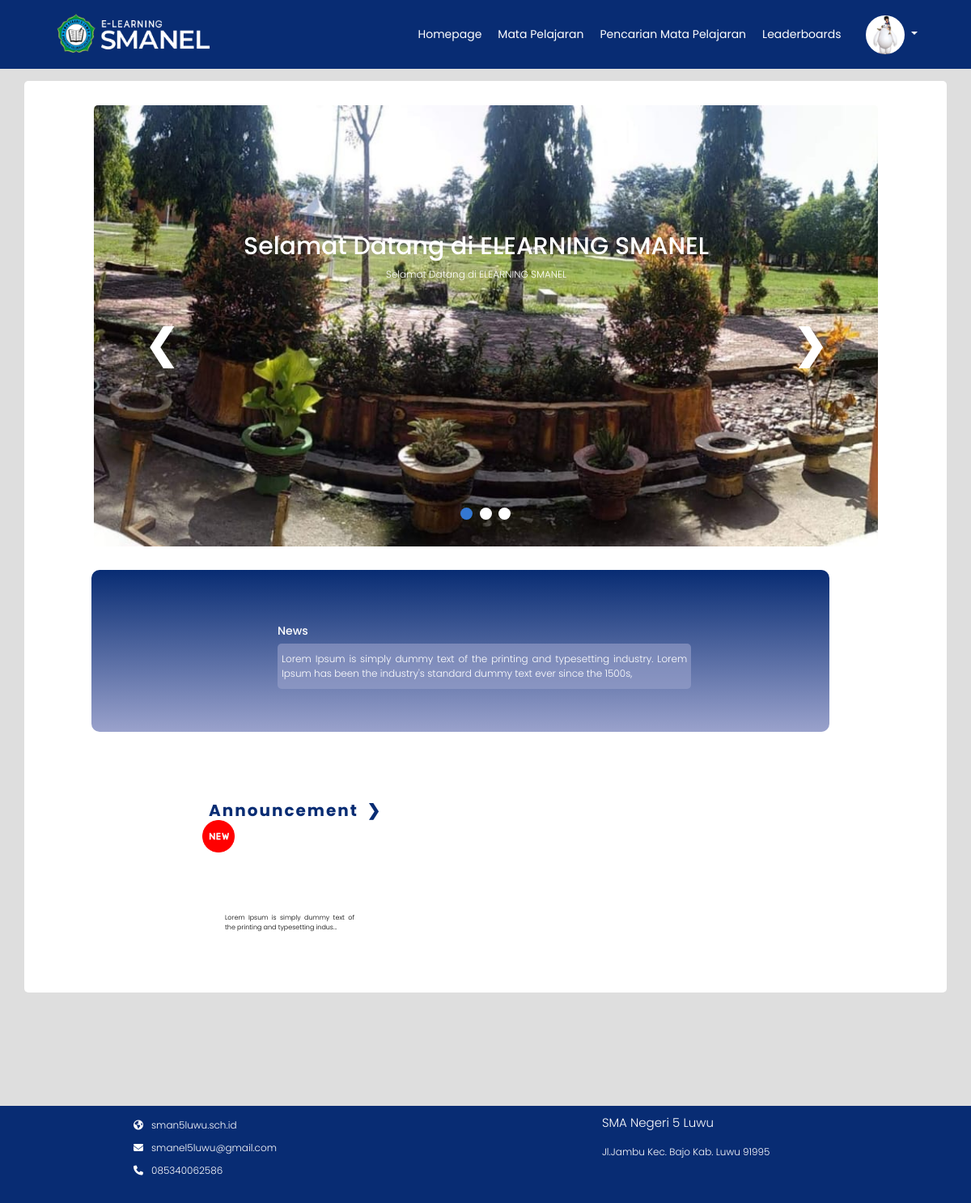
Screenshot of /Backend/homepage.php (signed in) with the database file from the repository.
### tables this page shows
CREATE TABLE `user_siswa` (
  `Id` int(11) NOT NULL,
  `Nama` varchar(225) NOT NULL,
  `Nis` varchar(225) NOT NULL,
  `Kelas` varchar(225) NOT NULL,
  `Tempat` varchar(225) NOT NULL,
  `Tanggal` date NOT NULL,
  `Email` varchar(255) NOT NULL,
  `Alamat` varchar(225) NOT NULL,
  `Username` varchar(225) NOT NULL,
  `Password` varchar(225) NOT NULL,
  `Profil` varchar(225) NOT NULL
);

CREATE TABLE `slide` (
  `id_slide` int(11) NOT NULL,
  `judul` varchar(255) NOT NULL,
  `deskripsi` text NOT NULL,
  `image` varchar(255) NOT NULL
);

CREATE TABLE `announcement` (
  `id_announ` int(11) NOT NULL,
  `judul` varchar(225) NOT NULL,
  `deskripsi` text NOT NULL,
  `image` varchar(255) NOT NULL
);

### Backend/functions.php (called while the page is built, shortened)
<?php
function koneksi()
{
    return mysqli_connect('localhost', 'root', '', 'elearning');
}
function query($query)
{
    $conn = koneksi();
    $result = mysqli_query($conn, $query);
    if(mysqli_num_rows($result)==1){
        return mysqli_fetch_assoc($result);
    }
    $rows = [];
    return $rows;
}
function querys($query)
{
    $conn = koneksi();
    $result = mysqli_query($conn, $query);
    $rows = [];
    while ($row = mysqli_fetch_assoc($result)) {
        $rows[] = $row;
    }
    return $rows;
}
?>

### Backend/homepage.php (the view, shortened to what this page needs)
<?php
include 'functions.php';
$slide = querys("SELECT * FROM slide");
?>
<!DOCTYPE html>
<html lang="en">
<head>
  <link rel="stylesheet" href="https://stackpath.bootstrapcdn.com/bootstrap/4.5.0/css/bootstrap.min.css">
  <link rel="stylesheet" href="https://stackpath.bootstrapcdn.com/font-awesome/4.7.0/css/font-awesome.min.css">
  <link rel="stylesheet" href="path/to/font-awesome/css/font-awesome.min.css">
  <link rel="stylesheet" href="style_homepage.css">
  <link rel="stylesheet" href="style.css">
</head>
<body>
  <?php require_once('navbar/navbarhome.php') ?>
  <div class="container">
    <div class="content-slide">
      <?php $i = 1;
      foreach ($slide as $s) : ?>
        <div class="imgslide">
          <img class="img" src="img_homepage/<?= $s["image"] ?>" alt="gambar 3">
          <div class="txt1">
            <h1><?= $s["judul"] ?></h1>
            <p><?= $s["deskripsi"] ?></p>
          </div>
        </div>
      <?php endforeach; ?>
      <a class="prev" onclick="nextslide(-1)">&#10094;</a>
      <a class="next" onclick="nextslide(1)">&#10095;</a>
      <div class="page">
        <span class="dot" onClick="dotslide(1)"></span>
        <span class="dot" onClick="dotslide(2)"></span>
        <span class="dot" onClick="dotslide(3)"></span>
      </div>
    </div>
    <div class="content-announcements">
      <div class="first">
        <?php $al = query("SELECT * FROM announcement ORDER BY id_announ DESC LIMIT 1"); ?>
        <div class="image" style="background: url(img_homepage/<?php echo $al["image"] ?>) no-repeat; background-position: 50%;background-size:cover"></div>
        <br>
        <div class="text">
          <h5><?= $al["judul"]; ?></h5>
          <p><?= $al["deskripsi"] ?>
          </p>
        </div>
      </div>
      <br><br>
      <div class="announcement">
        <?php $al = querys("SELECT * FROM announcement ORDER BY id_announ DESC LIMIT 1 OFFSET 1"); ?>
        <a id="announcement" href="announcement.php">Announcement</a>
        <a id="announcement" href="announcement.php">&#10095;</a>
        <?php $i = 1;
        foreach ($al as $i => $al) :  ?>
          <div class="announ1" style="background: url(img_homepage/<?php echo $al["image"] ?>) no-repeat; background-position: 50%;background-size: cover;">
            <a href="announcement_admin.php">&#10095;</a>
            <img class="new" src="img/new.png" alt="">
            <h5><?= $al["judul"]; ?></h5>
            <p><?= substr($al["deskripsi"], 0, 70) ?>...
            </p>
          </div>
        <?php endforeach ?>
      </div>
    </div>
  </div>
    <div class="footer">
      <div class="nama-footer">
        <p class="tfooter">SMA Negeri 5 Luwu</p>
        <p>Jl.Jambu Kec. Bajo Kab. Luwu 91995</p>
      </div>
      <div class="web">
        <ul>
          <li><a href="http://sman5luwu.sch.id/index.php"><i class="fa fa-globe"></i><span>sman5luwu.sch.id</span></a>
          </li>
          <li><a href="#"><i class="fa fa-envelope"></i><span>smanel5luwu@gmail.com</span></a></li>
          <li><a href="#"><i class="fa fa-phone"></i><span>085340062586</span></a></li>
        </ul>
      </div>
    </div>
</body>
</html>

### Backend/navbar/navbarhome.php (shortened to what this page needs)
<?php
$nama = $_SESSION["Nis"];
$user = query("SELECT * FROM user_siswa WHERE Nis = '$nama'");
?>
<nav class="navbar navbar-expand-lg navbar-light fixed-top">
  <div class="navbar-header">
    <img src="img/logo.png" alt="">
  </div>
  <div class="collapse navbar-collapse" id="navbarNav">
    <ul class="navbar-nav ml-auto">
      <li class="name nav-item">
        <a href="homepage.php" class="btn active" aria-hidden="true">Homepage</a>
      </li>
      <li class="mapel nav-item">
        <a href="matapelajaran.php" class="btn" aria-hidden="true">Mata Pelajaran</a>
      </li>
      <li class="search-mapel nav-item">
        <a href="pencarian_siswa.php" class="btn" aria-hidden="true">Pencarian Mata Pelajaran </a>
      </li>
      <li class="leader nav-item">
        <a href="leaderboards.php" class="btn" aria-hidden="true">Leaderboards</a>
      </li>
    </ul>
    <div class="profil nav-item dropdown-toggle" type="button" data-toggle="dropdown" aria-haspopup="true" aria-expanded="false">
      <img alt="your image" src="img/<?php echo $user["Profil"]; ?>" title="<?php echo  $user["Profil"];  ?>" style="border-radius: 50%;">
    </div>
  </div>
</nav>

### Backend/style.css (style rules this page uses)
* { margin: 0; padding: 0; box-sizing: border-box; font-family: 'Poppins', sans-serif; font-weight: 300; }
body { font-family: 'Poppins', sans-serif; font-weight: 300; min-height: 100%; outline: none; }
.navbar { background-color: #082C73; color: white; }
.navbar-header img { height: 8vh; margin-top: 5px; margin-left: 5vh; padding-bottom: 8px; color: white; }
.navbar .navbar-header { color: #fefefe; padding-left: 10px; }
.navbar .navbar-nav li a { padding: 10px; color: white; text-decoration: none; transition: 0.5s ease; border: none; font-size: 14px; float: right; }
#navbarNav .profil { margin: 0 20px; padding-right: 30px; float: right; }
#navbarNav .profil img { width: 6vh; }
.footer { display: grid; height: max-content; width: 100%; bottom: 0; background-color: #082C73; position: relative; padding: 10px; font-size: 12px; }
.footer .web { grid-column: 1; grid-row: 4; margin-left: 150px; }
.footer .web-detail-mapel ul li, .footer .web ul li { list-style: none; padding: 5px; }
.footer .web-detail-mapel span, .footer .web span { color: white; padding: 10px; }
.footer .web-detail-mapel i, .footer .web i { color: white; }
.footer .nama-footer { grid-column: 3; grid-row: 4; color: white; margin-left: 150px; }
.footer .nama-footer .tfooter, .footer .nama-footer-mapel .tfooter { font-size: 15px; }
.btn { display: flex; justify-content: center; }
.navbar-collapse { flex-grow: 0 !important; }
@media (min-width: 992px) { .navbar-expand-lg .navbar-collapse { margin-left: auto; } }

### rows the page displays
user_siswa: Profil (picture)
slide: image (picture), judul "Selamat Datang di ELEARNING SMANEL", deskripsi "Selamat Datang di ELEARNING SMANEL"
announcement: judul "News", deskripsi "Lorem Ipsum is simply dummy text of the printing and typesetting industry. Lorem Ipsum has been the industry's standard dummy text ever since the 1500s,"
announcement: deskripsi "Lorem Ipsum is simply dummy text of the printing and typesetting indus"
